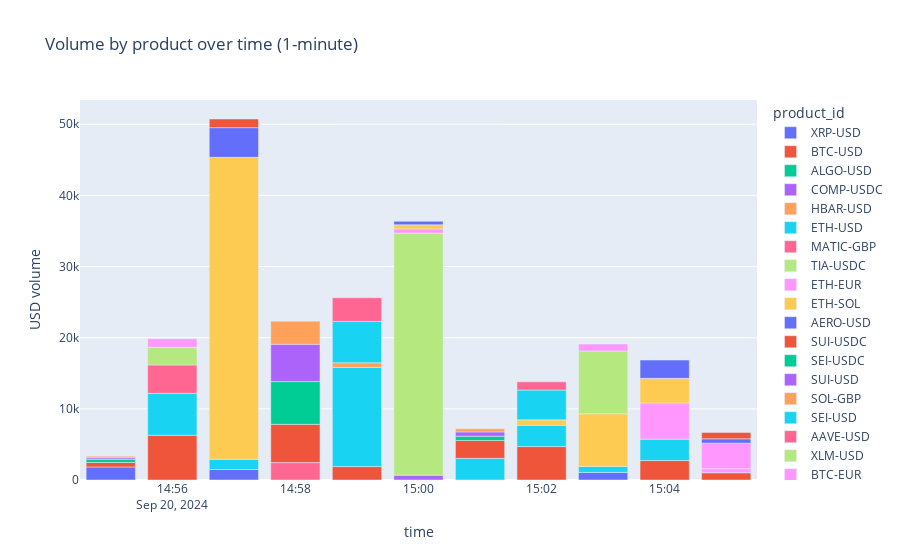

The notebook cell saved with this chart:
### Code cell
grouped_sorted = priced.sort_values(['time', 'total_usd'], ascending=[True, False])
grouped_top5 = grouped_sorted.groupby('time').head(5)

fig_trades = px.bar(grouped_top5, 
                    x='time', y='total_usd', color='product_id', 
                    title='Volume by product over time (1-minute)',
                    hover_data={'total_usd': ':$.2f'})
fig_trades.update_layout(xaxis_title='time', yaxis_title='USD volume')
fig_trades.show()

### Figure 1 — Plotly figure (JSON) as saved in the notebook; plotly's stock layout.template omitted (floating-point values rounded to 4 significant figures)
{"data": [{"alignmentgroup": "True", "hovertemplate": "product_id=XRP-USD<br>time=%{x}<br>total_usd=%{y:$.2f}<extra></extra>", "legendgroup": "XRP-USD", "marker": {"color": "#636efa", "pattern": {"shape": ""}}, "name": "XRP-USD", "offsetgroup": "XRP-USD", "orientation": "v", "showlegend": true, "textposition": "auto", "type": "bar", "x": ["2024-09-20T14:55:00+00:00", "2024-09-20T14:57:00+00:00", "2024-09-20T15:03:00+00:00"], "xaxis": "x", "y": [1829.0, 1470.0, 1067.0], "yaxis": "y"}, {"alignmentgroup": "True", "hovertemplate": "product_id=BTC-USD<br>time=%{x}<br>total_usd=%{y:$.2f}<extra></extra>", "legendgroup": "BTC-USD", "marker": {"color": "#EF553B", "pattern": {"shape": ""}}, "name": "BTC-USD", "offsetgroup": "BTC-USD", "orientation": "v", "showlegend": true, "textposition": "auto", "type": "bar", "x": ["2024-09-20T14:55:00+00:00", "2024-09-20T14:56:00+00:00", "2024-09-20T14:59:00+00:00", "2024-09-20T15:02:00+00:00", "2024-09-20T15:04:00+00:00", "2024-09-20T15:05:00+00:00"], "xaxis": "x", "y": [631.9, 6284.0, 1891.0, 4698.0, 2735.0, 1021.0], "yaxis": "y"}, {"alignmentgroup": "True", "hovertemplate": "product_id=ALGO-USD<br>time=%{x}<br>total_usd=%{y:$.2f}<extra></extra>", "legendgroup": "ALGO-USD", "marker": {"color": "#00cc96", "pattern": {"shape": ""}}, "name": "ALGO-USD", "offsetgroup": "ALGO-USD", "orientation": "v", "showlegend": true, "textposition": "auto", "type": "bar", "x": ["2024-09-20T14:55:00+00:00"], "xaxis": "x", "y": [455.0], "yaxis": "y"}, {"alignmentgroup": "True", "hovertemplate": "product_id=COMP-USDC<br>time=%{x}<br>total_usd=%{y:$.2f}<extra></extra>", "legendgroup": "COMP-USDC", "marker": {"color": "#ab63fa", "pattern": {"shape": ""}}, "name": "COMP-USDC", "offsetgroup": "COMP-USDC", "orientation": "v", "showlegend": true, "textposition": "auto", "type": "bar", "x": ["2024-09-20T14:55:00+00:00"], "xaxis": "x", "y": [218.3], "yaxis": "y"}, {"alignmentgroup": "True", "hovertemplate": "product_id=HBAR-USD<br>time=%{x}<br>total_usd=%{y:$.2f}<extra></extra>", "legendgroup": "HBAR-USD", "marker": {"color": "#FFA15A", "pattern": {"shape": ""}}, "name": "HBAR-USD", "offsetgroup": "HBAR-USD", "orientation": "v", "showlegend": true, "textposition": "auto", "type": "bar", "x": ["2024-09-20T14:55:00+00:00"], "xaxis": "x", "y": [193.7], "yaxis": "y"}, {"alignmentgroup": "True", "hovertemplate": "product_id=ETH-USD<br>time=%{x}<br>total_usd=%{y:$.2f}<extra></extra>", "legendgroup": "ETH-USD", "marker": {"color": "#19d3f3", "pattern": {"shape": ""}}, "name": "ETH-USD", "offsetgroup": "ETH-USD", "orientation": "v", "showlegend": true, "textposition": "auto", "type": "bar", "x": ["2024-09-20T14:56:00+00:00", "2024-09-20T14:57:00+00:00", "2024-09-20T14:59:00+00:00", "2024-09-20T15:01:00+00:00", "2024-09-20T15:02:00+00:00", "2024-09-20T15:03:00+00:00", "2024-09-20T15:04:00+00:00"], "xaxis": "x", "y": [5899.0, 1435.0, 13930.0, 3045.0, 2988.0, 831.5, 3004.0], "yaxis": "y"}, {"alignmentgroup": "True", "hovertemplate": "product_id=MATIC-GBP<br>time=%{x}<br>total_usd=%{y:$.2f}<extra></extra>", "legendgroup": "MATIC-GBP", "marker": {"color": "#FF6692", "pattern": {"shape": ""}}, "name": "MATIC-GBP", "offsetgroup": "MATIC-GBP", "orientation": "v", "showlegend": true, "textposition": "auto", "type": "bar", "x": ["2024-09-20T14:56:00+00:00", "2024-09-20T14:58:00+00:00"], "xaxis": "x", "y": [3986.0, 2443.0], "yaxis": "y"}, {"alignmentgroup": "True", "hovertemplate": "product_id=TIA-USDC<br>time=%{x}<br>total_usd=%{y:$.2f}<extra></extra>", "legendgroup": "TIA-USDC", "marker": {"color": "#B6E880", "pattern": {"shape": ""}}, "name": "TIA-USDC", "offsetgroup": "TIA-USDC", "orientation": "v", "showlegend": true, "textposition": "auto", "type": "bar", "x": ["2024-09-20T14:56:00+00:00"], "xaxis": "x", "y": [2491.0], "yaxis": "y"}, {"alignmentgroup": "True", "hovertemplate": "product_id=ETH-EUR<br>time=%{x}<br>total_usd=%{y:$.2f}<extra></extra>", "legendgroup": "ETH-EUR", "marker": {"color": "#FF97FF", "pattern": {"shape": ""}}, "name": "ETH-EUR", "offsetgroup": "ETH-EUR", "orientation": "v", "showlegend": true, "textposition": "auto", "type": "bar", "x": ["2024-09-20T14:56:00+00:00", "2024-09-20T15:05:00+00:00"], "xaxis": "x", "y": [1186.0, 562.0], "yaxis": "y"}, {"alignmentgroup": "True", "hovertemplate": "product_id=ETH-SOL<br>time=%{x}<br>total_usd=%{y:$.2f}<extra></extra>", "legendgroup": "ETH-SOL", "marker": {"color": "#FECB52", "pattern": {"shape": ""}}, "name": "ETH-SOL", "offsetgroup": "ETH-SOL", "orientation": "v", "showlegend": true, "textposition": "auto", "type": "bar", "x": ["2024-09-20T14:57:00+00:00"], "xaxis": "x", "y": [42440.0], "yaxis": "y"}, {"alignmentgroup": "True", "hovertemplate": "product_id=AERO-USD<br>time=%{x}<br>total_usd=%{y:$.2f}<extra></extra>", "legendgroup": "AERO-USD", "marker": {"color": "#636efa", "pattern": {"shape": ""}}, "name": "AERO-USD", "offsetgroup": "AERO-USD", "orientation": "v", "showlegend": true, "textposition": "auto", "type": "bar", "x": ["2024-09-20T14:57:00+00:00"], "xaxis": "x", "y": [4175.0], "yaxis": "y"}, {"alignmentgroup": "True", "hovertemplate": "product_id=SUI-USDC<br>time=%{x}<br>total_usd=%{y:$.2f}<extra></extra>", "legendgroup": "SUI-USDC", "marker": {"color": "#EF553B", "pattern": {"shape": ""}}, "name": "SUI-USDC", "offsetgroup": "SUI-USDC", "orientation": "v", "showlegend": true, "textposition": "auto", "type": "bar", "x": ["2024-09-20T14:57:00+00:00", "2024-09-20T14:58:00+00:00"], "xaxis": "x", "y": [1212.0, 5383.0], "yaxis": "y"}, {"alignmentgroup": "True", "hovertemplate": "product_id=SEI-USDC<br>time=%{x}<br>total_usd=%{y:$.2f}<extra></extra>", "legendgroup": "SEI-USDC", "marker": {"color": "#00cc96", "pattern": {"shape": ""}}, "name": "SEI-USDC", "offsetgroup": "SEI-USDC", "orientation": "v", "showlegend": true, "textposition": "auto", "type": "bar", "x": ["2024-09-20T14:58:00+00:00"], "xaxis": "x", "y": [6003.0], "yaxis": "y"}, {"alignmentgroup": "True", "hovertemplate": "product_id=SUI-USD<br>time=%{x}<br>total_usd=%{y:$.2f}<extra></extra>", "legendgroup": "SUI-USD", "marker": {"color": "#ab63fa", "pattern": {"shape": ""}}, "name": "SUI-USD", "offsetgroup": "SUI-USD", "orientation": "v", "showlegend": true, "textposition": "auto", "type": "bar", "x": ["2024-09-20T14:58:00+00:00", "2024-09-20T15:00:00+00:00"], "xaxis": "x", "y": [5246.0, 680.2], "yaxis": "y"}, {"alignmentgroup": "True", "hovertemplate": "product_id=SOL-GBP<br>time=%{x}<br>total_usd=%{y:$.2f}<extra></extra>", "legendgroup": "SOL-GBP", "marker": {"color": "#FFA15A", "pattern": {"shape": ""}}, "name": "SOL-GBP", "offsetgroup": "SOL-GBP", "orientation": "v", "showlegend": true, "textposition": "auto", "type": "bar", "x": ["2024-09-20T14:58:00+00:00", "2024-09-20T14:59:00+00:00"], "xaxis": "x", "y": [3250.0, 650.3], "yaxis": "y"}, {"alignmentgroup": "True", "hovertemplate": "product_id=SEI-USD<br>time=%{x}<br>total_usd=%{y:$.2f}<extra></extra>", "legendgroup": "SEI-USD", "marker": {"color": "#19d3f3", "pattern": {"shape": ""}}, "name": "SEI-USD", "offsetgroup": "SEI-USD", "orientation": "v", "showlegend": true, "textposition": "auto", "type": "bar", "x": ["2024-09-20T14:59:00+00:00"], "xaxis": "x", "y": [5815.0], "yaxis": "y"}, {"alignmentgroup": "True", "hovertemplate": "product_id=AAVE-USD<br>time=%{x}<br>total_usd=%{y:$.2f}<extra></extra>", "legendgroup": "AAVE-USD", "marker": {"color": "#FF6692", "pattern": {"shape": ""}}, "name": "AAVE-USD", "offsetgroup": "AAVE-USD", "orientation": "v", "showlegend": true, "textposition": "auto", "type": "bar", "x": ["2024-09-20T14:59:00+00:00"], "xaxis": "x", "y": [3324.0], "yaxis": "y"}, {"alignmentgroup": "True", "hovertemplate": "product_id=XLM-USD<br>time=%{x}<br>total_usd=%{y:$.2f}<extra></extra>", "legendgroup": "XLM-USD", "marker": {"color": "#B6E880", "pattern": {"shape": ""}}, "name": "XLM-USD", "offsetgroup": "XLM-USD", "orientation": "v", "showlegend": true, "textposition": "auto", "type": "bar", "x": ["2024-09-20T15:00:00+00:00"], "xaxis": "x", "y": [34010.0], "yaxis": "y"}, {"alignmentgroup": "True", "hovertemplate": "product_id=BTC-EUR<br>time=%{x}<br>total_usd=%{y:$.2f}<extra></extra>", "legendgroup": "BTC-EUR", "marker": {"color": "#FF97FF", "pattern": {"shape": ""}}, "name": "BTC-EUR", "offsetgroup": "BTC-EUR", "orientation": "v", "showlegend": true, "textposition": "auto", "type": "bar", "x": ["2024-09-20T15:00:00+00:00", "2024-09-20T15:04:00+00:00", "2024-09-20T15:05:00+00:00"], "xaxis": "x", "y": [595.7, 5092.0, 3591.0], "yaxis": "y"}, {"alignmentgroup": "True", "hovertemplate": "product_id=BTC-GBP<br>time=%{x}<br>total_usd=%{y:$.2f}<extra></extra>", "legendgroup": "BTC-GBP", "marker": {"color": "#FECB52", "pattern": {"shape": ""}}, "name": "BTC-GBP", "offsetgroup": "BTC-GBP", "orientation": "v", "showlegend": true, "textposition": "auto", "type": "bar", "x": ["2024-09-20T15:00:00+00:00", "2024-09-20T15:02:00+00:00", "2024-09-20T15:03:00+00:00"], "xaxis": "x", "y": [572.4, 774.3, 7403.0], "yaxis": "y"}, {"alignmentgroup": "True", "hovertemplate": "product_id=GRT-USD<br>time=%{x}<br>total_usd=%{y:$.2f}<extra></extra>", "legendgroup": "GRT-USD", "marker": {"color": "#636efa", "pattern": {"shape": ""}}, "name": "GRT-USD", "offsetgroup": "GRT-USD", "orientation": "v", "showlegend": true, "textposition": "auto", "type": "bar", "x": ["2024-09-20T15:00:00+00:00", "2024-09-20T15:05:00+00:00"], "xaxis": "x", "y": [495.2, 617.6], "yaxis": "y"}, {"alignmentgroup": "True", "hovertemplate": "product_id=BTC-SUI<br>time=%{x}<br>total_usd=%{y:$.2f}<extra></extra>", "legendgroup": "BTC-SUI", "marker": {"color": "#EF553B", "pattern": {"shape": ""}}, "name": "BTC-SUI", "offsetgroup": "BTC-SUI", "orientation": "v", "showlegend": true, "textposition": "auto", "type": "bar", "x": ["2024-09-20T15:01:00+00:00"], "xaxis": "x", "y": [2508.0], "yaxis": "y"}, {"alignmentgroup": "True", "hovertemplate": "product_id=FET-USD<br>time=%{x}<br>total_usd=%{y:$.2f}<extra></extra>", "legendgroup": "FET-USD", "marker": {"color": "#00cc96", "pattern": {"shape": ""}}, "name": "FET-USD", "offsetgroup": "FET-USD", "orientation": "v", "showlegend": true, "textposition": "auto", "type": "bar", "x": ["2024-09-20T15:01:00+00:00"], "xaxis": "x", "y": [606.4], "yaxis": "y"}, {"alignmentgroup": "True", "hovertemplate": "product_id=ETH-SHIB<br>time=%{x}<br>total_usd=%{y:$.2f}<extra></extra>", "legendgroup": "ETH-SHIB", "marker": {"color": "#ab63fa", "pattern": {"shape": ""}}, "name": "ETH-SHIB", "offsetgroup": "ETH-SHIB", "orientation": "v", "showlegend": true, "textposition": "auto", "type": "bar", "x": ["2024-09-20T15:01:00+00:00"], "xaxis": "x", "y": [600.6], "yaxis": "y"}, {"alignmentgroup": "True", "hovertemplate": "product_id=SHIB-USD<br>time=%{x}<br>total_usd=%{y:$.2f}<extra></extra>", "legendgroup": "SHIB-USD", "marker": {"color": "#FFA15A", "pattern": {"shape": ""}}, "name": "SHIB-USD", "offsetgroup": "SHIB-USD", "orientation": "v", "showlegend": true, "textposition": "auto", "type": "bar", "x": ["2024-09-20T15:01:00+00:00"], "xaxis": "x", "y": [426.6], "yaxis": "y"}, {"alignmentgroup": "True", "hovertemplate": "product_id=ADA-USD<br>time=%{x}<br>total_usd=%{y:$.2f}<extra></extra>", "legendgroup": "ADA-USD", "marker": {"color": "#19d3f3", "pattern": {"shape": ""}}, "name": "ADA-USD", "offsetgroup": "ADA-USD", "orientation": "v", "showlegend": true, "textposition": "auto", "type": "bar", "x": ["2024-09-20T15:02:00+00:00"], "xaxis": "x", "y": [4184.0], "yaxis": "y"}, {"alignmentgroup": "True", "hovertemplate": "product_id=AVAX-USD<br>time=%{x}<br>total_usd=%{y:$.2f}<extra></extra>", "legendgroup": "AVAX-USD", "marker": {"color": "#FF6692", "pattern": {"shape": ""}}, "name": "AVAX-USD", "offsetgroup": "AVAX-USD", "orientation": "v", "showlegend": true, "textposition": "auto", "type": "bar", "x": ["2024-09-20T15:02:00+00:00"], "xaxis": "x", "y": [1146.0], "yaxis": "y"}, {"alignmentgroup": "True", "hovertemplate": "product_id=LTC-USD<br>time=%{x}<br>total_usd=%{y:$.2f}<extra></extra>", "legendgroup": "LTC-USD", "marker": {"color": "#B6E880", "pattern": {"shape": ""}}, "name": "LTC-USD", "offsetgroup": "LTC-USD", "orientation": "v", "showlegend": true, "textposition": "auto", "type": "bar", "x": ["2024-09-20T15:03:00+00:00"], "xaxis": "x", "y": [8838.0], "yaxis": "y"}, {"alignmentgroup": "True", "hovertemplate": "product_id=XTZ-USD<br>time=%{x}<br>total_usd=%{y:$.2f}<extra></extra>", "legendgroup": "XTZ-USD", "marker": {"color": "#FF97FF", "pattern": {"shape": ""}}, "name": "XTZ-USD", "offsetgroup": "XTZ-USD", "orientation": "v", "showlegend": true, "textposition": "auto", "type": "bar", "x": ["2024-09-20T15:03:00+00:00"], "xaxis": "x", "y": [971.6], "yaxis": "y"}, {"alignmentgroup": "True", "hovertemplate": "product_id=SOL-USDC<br>time=%{x}<br>total_usd=%{y:$.2f}<extra></extra>", "legendgroup": "SOL-USDC", "marker": {"color": "#FECB52", "pattern": {"shape": ""}}, "name": "SOL-USDC", "offsetgroup": "SOL-USDC", "orientation": "v", "showlegend": true, "textposition": "auto", "type": "bar", "x": ["2024-09-20T15:04:00+00:00"], "xaxis": "x", "y": [3451.0], "yaxis": "y"}, {"alignmentgroup": "True", "hovertemplate": "product_id=ETH-GBP<br>time=%{x}<br>total_usd=%{y:$.2f}<extra></extra>", "legendgroup": "ETH-GBP", "marker": {"color": "#636efa", "pattern": {"shape": ""}}, "name": "ETH-GBP", "offsetgroup": "ETH-GBP", "orientation": "v", "showlegend": true, "textposition": "auto", "type": "bar", "x": ["2024-09-20T15:04:00+00:00"], "xaxis": "x", "y": [2576.0], "yaxis": "y"}, {"alignmentgroup": "True", "hovertemplate": "product_id=RARI-USDC<br>time=%{x}<br>total_usd=%{y:$.2f}<extra></extra>", "legendgroup": "RARI-USDC", "marker": {"color": "#EF553B", "pattern": {"shape": ""}}, "name": "RARI-USDC", "offsetgroup": "RARI-USDC", "orientation": "v", "showlegend": true, "textposition": "auto", "type": "bar", "x": ["2024-09-20T15:05:00+00:00"], "xaxis": "x", "y": [898.0], "yaxis": "y"}], "layout": {"barmode": "relative", "legend": {"title": {"text": "product_id"}, "tracegroupgap": 0}, "title": {"text": "Volume by product over time (1-minute)"}, "xaxis": {"anchor": "y", "domain": [0, 1], "title": {"text": "time"}}, "yaxis": {"anchor": "x", "domain": [0, 1], "title": {"text": "USD volume"}}}}
